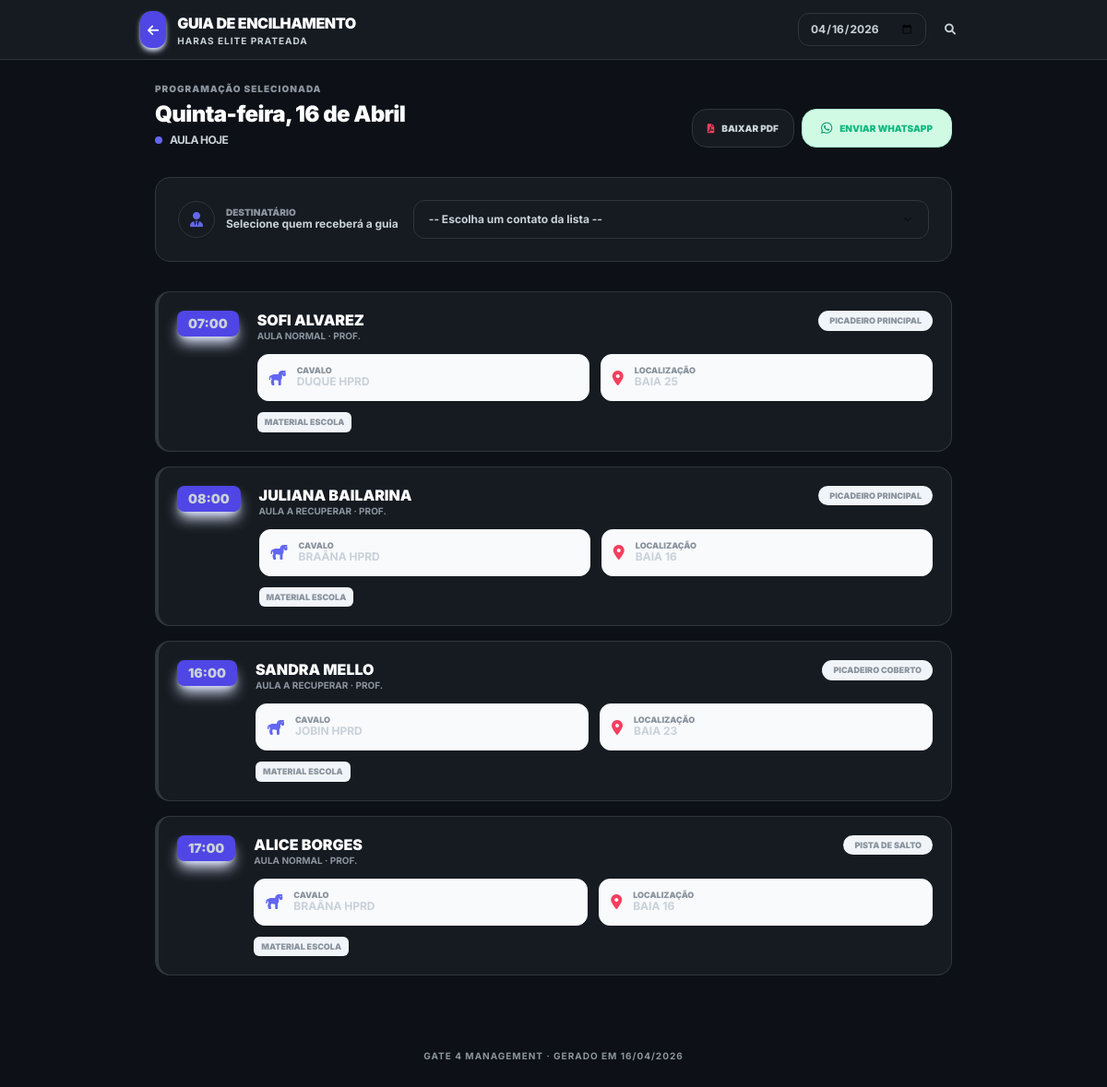
Before: /encilhamento/ (signed in) with the older database file.
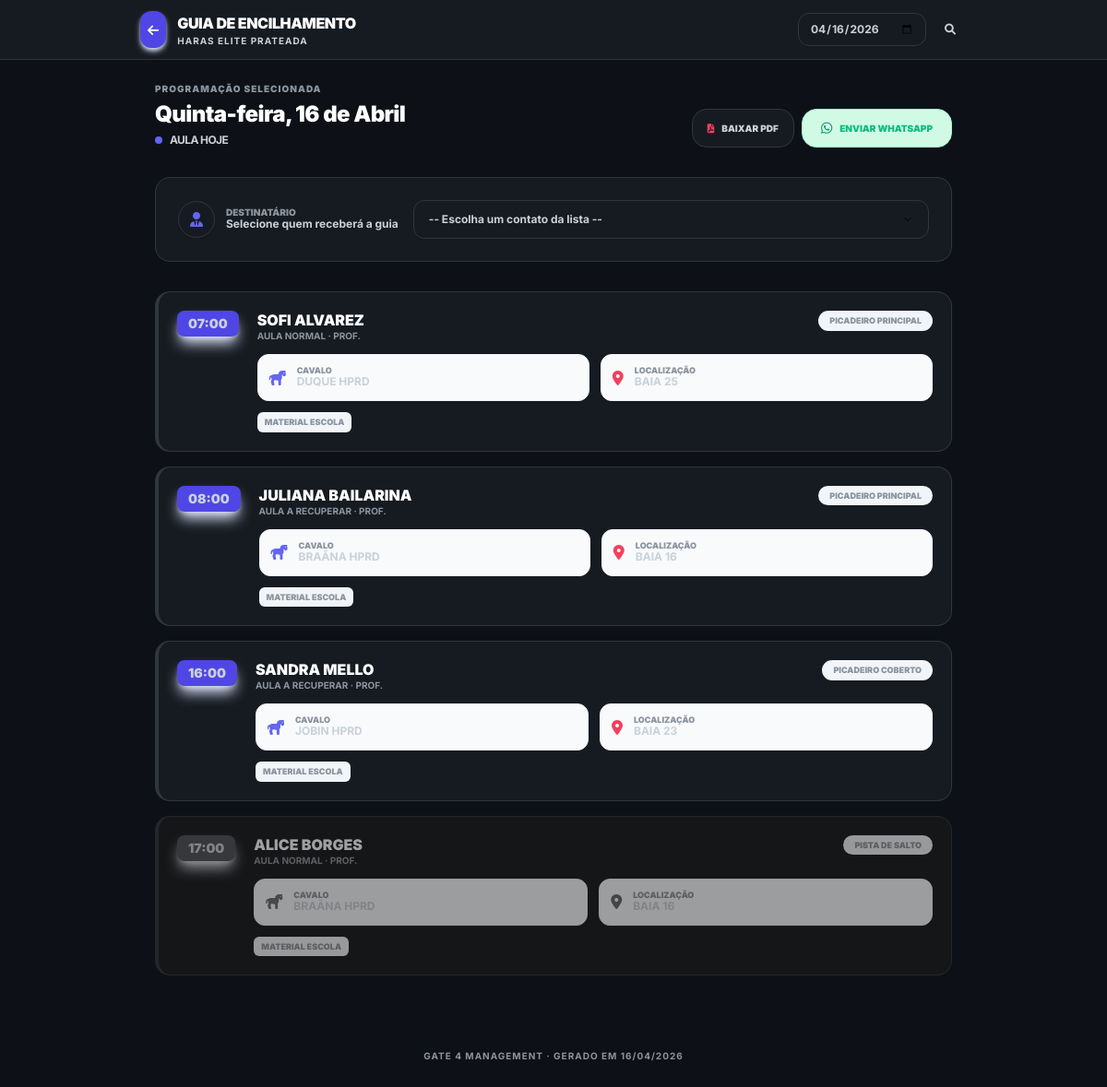
After: the same page with the newer database file.
### gateagora/views.py (the view)
# urls.py: path('encilhamento/',          views.encilhamento,          name='encilhamento'),
@login_required
def encilhamento(request):
    empresa  = request.empresa
    if empresa is None:
        try:
            empresa = request.user.perfil.empresa
        except:
            empresa = None
    data_str = request.GET.get('data', '')
    contatos_funcionarios = []
    funcionarios = (
        Perfil.objects
        .filter(empresa=empresa)
        .select_related('user')
        .order_by('user__first_name')
    )
    for f in funcionarios:
        fone_cru = getattr(f, 'telefone', '') or ''
        telefone = ''.join(filter(str.isdigit, str(fone_cru)))
        if telefone:
            nome_completo = f.user.get_full_name() or f.user.username
            contatos_funcionarios.append({
                "nome":     f"{nome_completo} (Cavalariço)",
                "telefone": telefone,
            })
    contatos_clientes = []
    alunos = Aluno.objects.filter(empresa=empresa).order_by('nome')
    for a in alunos:
        fone_cru = a.telefone or ''
        telefone = ''.join(filter(str.isdigit, str(fone_cru)))
        if telefone:
            contatos_clientes.append({
                "nome":     a.nome,
                "telefone": telefone,
            })
    aulas, data_selecionada = _get_aulas_encilhamento(empresa, data_str)
    context = {
        "brand_name":            BRAND_NAME,
        "empresa":               empresa,
        "aulas":                 aulas,
        "data_selecionada":      data_selecionada,
        "contatos_funcionarios": contatos_funcionarios,
        "contatos_clientes":     contatos_clientes,
        "force_light_theme":     True,
    }
    return render(request, "gateagora/encilhamento.html", context)

### gateagora/views.py (called while the page is built)
def _get_aulas_encilhamento(empresa, data_str):
    from datetime import datetime
    try:
        data = datetime.strptime(data_str, '%Y-%m-%d').date() if data_str else timezone.localdate()
    except (ValueError, TypeError):
        data = timezone.localdate()
    aulas = (
        Aula.objects
        .filter(empresa=empresa, data_hora__date=data)
        .select_related(
            'aluno', 'cavalo', 'cavalo__baia',
            'cavalo__piquete', 'instrutor', 'instrutor__user'
        )
        .order_by('data_hora')
    )
    return aulas, data

### gateagora/templates/gateagora/encilhamento.html (shortened to what the changed rows need)
{% load static %}
<!DOCTYPE html>
<html lang="pt-br">
<head>
  <script src="https://cdn.tailwindcss.com"></script>
  <link rel="stylesheet" href="https://cdnjs.cloudflare.com/ajax/libs/font-awesome/6.0.0/css/all.min.css"/>
  <link rel="stylesheet" href="{% static 'css/themes.css' %}">
</head>
<body class="pb-12">
<nav class="glass sticky top-0 z-50 px-5 py-3 mb-6">
  <div class="max-w-4xl mx-auto flex justify-between items-center">
    <div class="flex items-center gap-3">
      <div>
        <h1 class="text-base font-black text-slate-900 uppercase tracking-tight">Guia de Encilhamento</h1>
      </div>
    </div>
  </div>
</nav>
<div class="max-w-4xl mx-auto px-4">
  <div class="flex flex-col sm:flex-row justify-between items-end gap-4 mb-8">
    <div>
      <h2 class="text-2xl font-black text-slate-900 tracking-tight">{{ data_selecionada|date:"l, d \d\e F"|capfirst }}</h2>
    </div>
  </div>
</div>
</body>
</html>

Changed rows visible on the page:
changed Aula "PISTA DE SALTO": concluida False → True (drawn)
